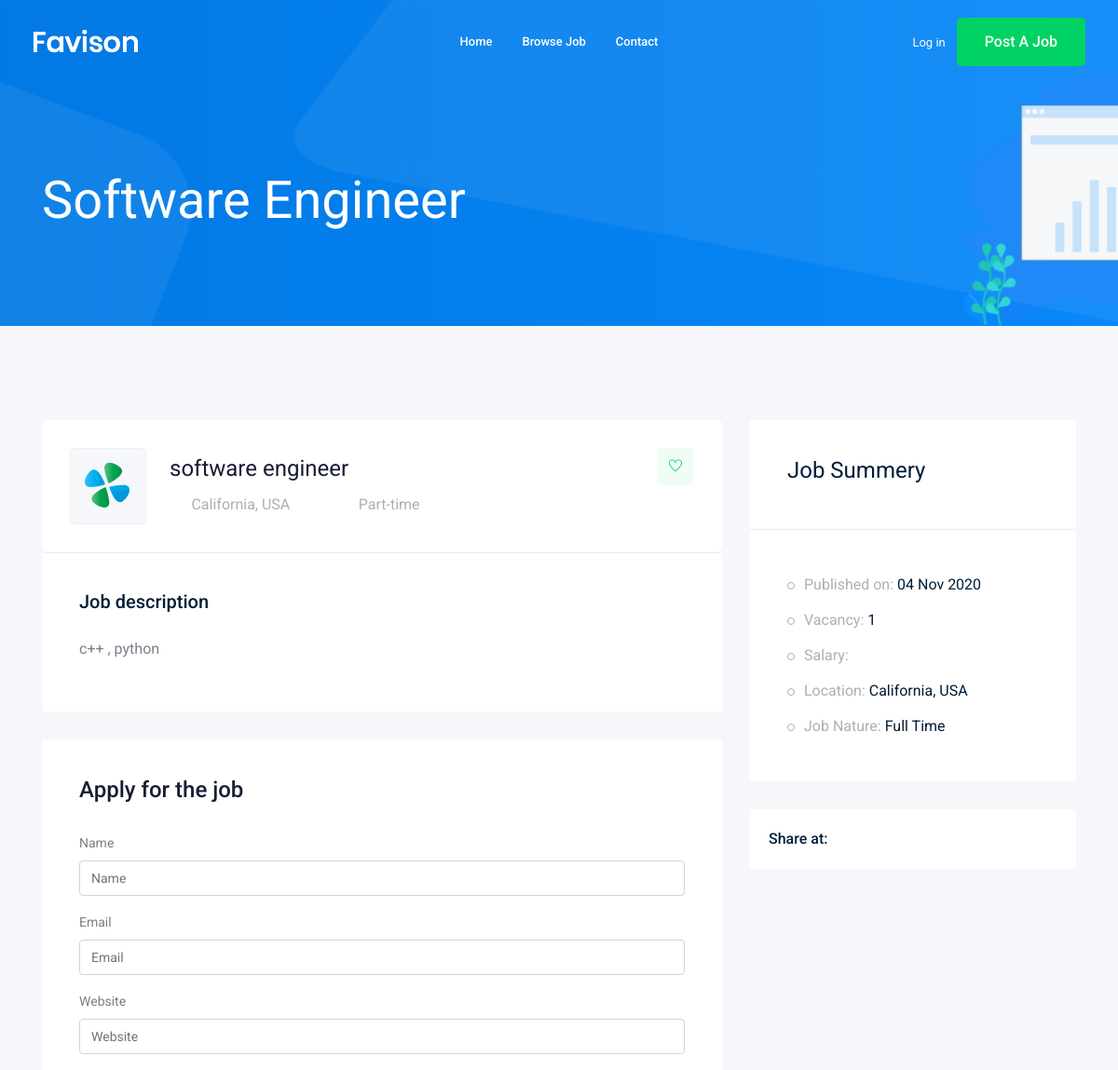
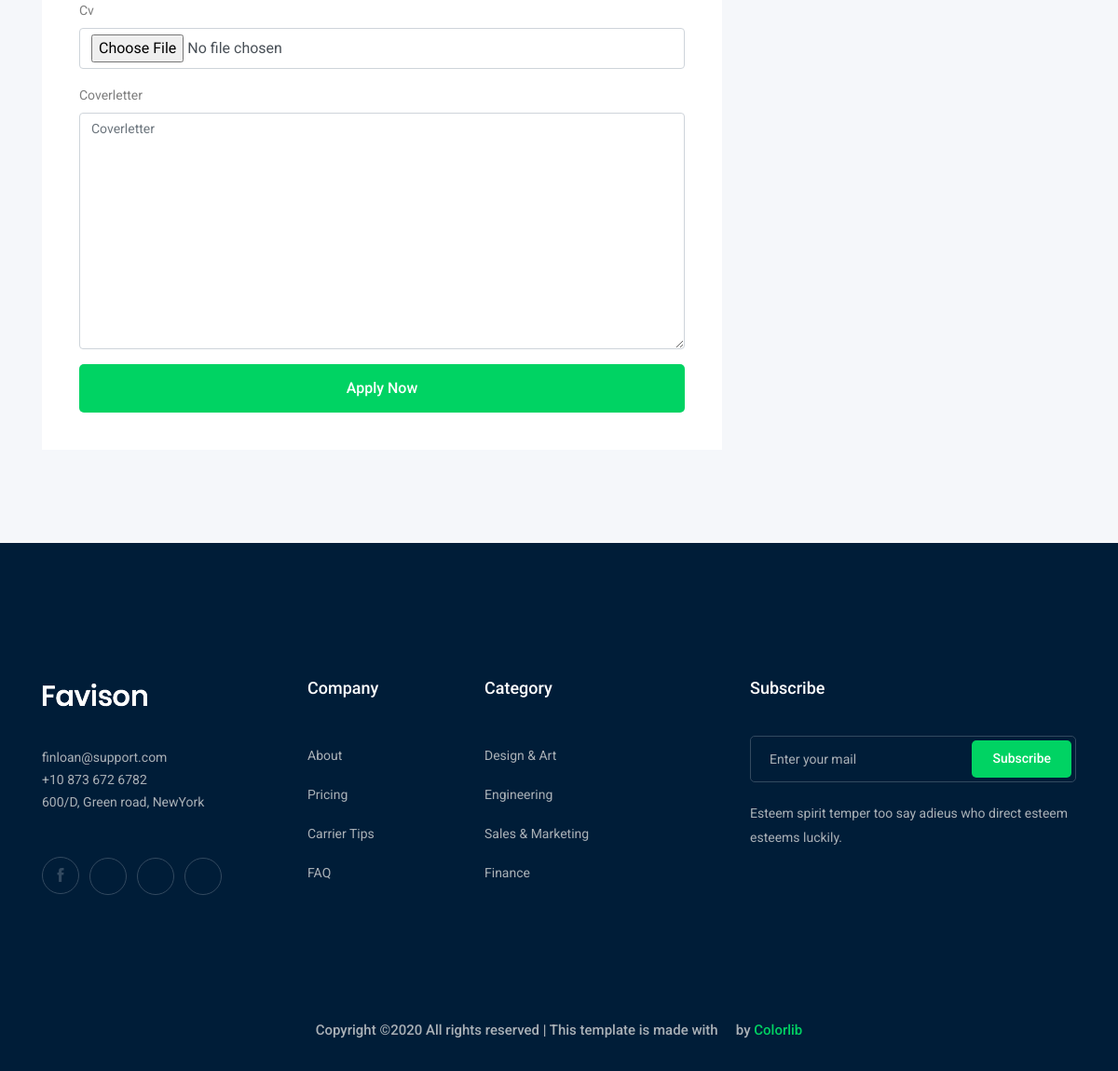
The page /jobs/software-engineer on the database its author committed (2 pictures, top to bottom).
### job/models.py (models this page shows, shortened)
class Job(models.Model):
    owner = models.ForeignKey(User , related_name ='job_owner', on_delete=models.CASCADE)
    title = models.CharField(max_length=100)
    job_type = models.CharField(max_length =15 , choices = JOB_TYPE)
    description = models.TextField(max_length =1000)
    published_at = models.DateTimeField(auto_now = True)
    Vacancy = models.IntegerField(default=1)
    salary = models.IntegerField(default=0)
    Experience = models.IntegerField(default=1)
    Category = models.ForeignKey('Category' , on_delete=models.CASCADE)
    image = models.ImageField(upload_to=image_upload)
    slug = models.SlugField(blank=True,null=True)
    def __str__(self):
        return self.title

### job/views.py (the view)
# urls.py: path('<str:slug>', views.job_detail ,name= 'job_detail'),
def job_detail(request,slug):
    job_detail = Job.objects.get(slug = slug)
    if request.method == 'POST':
        form = applyform(request.POST , request.FILES)
        if form.is_valid():
            myform = form.save(commit =False)
            myform.job =job_detail
            myform.save()
    else:
        form = applyform()
    context= {'job':job_detail, 'form': form}
    return render(request,'job/job_detail.html', context)

### job/form.py
class applyform(forms.ModelForm):
    class Meta:
        model = apply
        fields = [ 'name', 'email', 'website', 'cv','coverletter']

### job/templates/job/job_detail.html (shortened to what this page needs)
   {% extends 'base.html' %}
   {% load bootstrap4 %}
   {% block body %}
    <div class="bradcam_area bradcam_bg_1">
        <div class="container">
            <div class="row">
                <div class="col-xl-12">
                    <div class="bradcam_text">
                        <h3>{{job}}</h3>
                    </div>
                </div>
            </div>
        </div>
    </div>
    <div class="job_details_area">
        <div class="container">
            <div class="row">
                <div class="col-lg-8">
                    <div class="job_details_header">
                        <div class="single_jobs white-bg d-flex justify-content-between">
                            <div class="jobs_left d-flex align-items-center">
                                <div class="thumb">
                                    <img src="img/svg_icon/1.svg" alt="">
                                </div>
                                <div class="jobs_conetent">
                                    <a href="#"><h4>{{job.title}}</h4></a>
                                    <div class="links_locat d-flex align-items-center">
                                        <div class="location">
                                            <p> <i class="fa fa-map-marker"></i> California, USA</p>
                                        </div>
                                        <div class="location">
                                            <p> <i class="fa fa-clock-o"></i> Part-time</p>
                                        </div>
                                    </div>
                                </div>
                            </div>
                            <div class="jobs_right">
                                <div class="apply_now">
                                    <a class="heart_mark" href="#"> <i class="ti-heart"></i> </a>
                                </div>
                            </div>
                        </div>
                    </div>
                    <div class="descript_wrap white-bg">
                        <div class="single_wrap">
                            <h4>Job description</h4>
                            <p>{{job.description}}</p>
                         </div>
          </div>
                    <div class="apply_job_form white-bg">
                        <h4>Apply for the job</h4>
                        <form  method = "POST" enctype = "multipart/form-data">
                            <form action="/url/to/submit/" method="post" class="form">
                                {% bootstrap_form form %}
                                {% buttons %}
                                    <button type="submit" class="boxed-btn3 w-100">Apply now</button>
                                {% endbuttons %}
                            </form>
                        </form>
                    </div>
                </div>
                <div class="col-lg-4">
                    <div class="job_sumary">
                        <div class="summery_header">
                            <h3>Job Summery</h3>
                        </div>
                        <div class="job_content">
                            <ul>
                                <li>Published on: <span>{{job.published_at|date:'d M o'}}</span></li>
                                <li>Vacancy: <span>{{job.Vacancy}}</span></li>
                                <li>Salary: </li>
                                <li>Location: <span>California, USA</span></li>
                                <li>Job Nature: <span> {{job.job_type}}</span></li>
                            </ul>
                        </div>
                    </div>
                    <div class="share_wrap d-flex">
                        <span>Share at:</span>
                        <ul>
                            <li><a href="#"> <i class="fa fa-facebook"></i></a> </li>
                            <li><a href="#"> <i class="fa fa-google-plus"></i></a> </li>
                            <li><a href="#"> <i class="fa fa-twitter"></i></a> </li>
                            <li><a href="#"> <i class="fa fa-envelope"></i></a> </li>
                        </ul>
                    </div>
                    <div class="job_location_wrap">
                        <div class="job_lok_inner">
                            <div id="map" style="height: 200px;"></div>
                          </div>
                    </div>
                </div>
            </div>
        </div>
    </div>
    {% endblock body %}

### rows shown on the page
Job: title "Software Engineer", title "software engineer", description "c++ , python", published_at "04 Nov 2020", Vacancy "1", job_type "Full Time"
